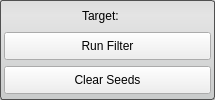
<?xml version="1.0" encoding="UTF-8"?>
<ui version="4.0">
 <class>FillHolesFilterInterface</class>
 <widget class="QWidget" name="FillHolesFilterInterface">
  <property name="geometry">
   <rect>
    <x>0</x>
    <y>0</y>
    <width>215</width>
    <height>100</height>
   </rect>
  </property>
  <property name="sizePolicy">
   <sizepolicy hsizetype="Preferred" vsizetype="Fixed">
    <horstretch>0</horstretch>
    <verstretch>0</verstretch>
   </sizepolicy>
  </property>
  <property name="minimumSize">
   <size>
    <width>0</width>
    <height>100</height>
   </size>
  </property>
  <property name="maximumSize">
   <size>
    <width>16777215</width>
    <height>16777215</height>
   </size>
  </property>
  <property name="windowTitle">
   <string>Fill Holes Filter</string>
  </property>
  <property name="styleSheet">
   <string notr="true">QWidget#FillHolesFilterInterface{
  border-radius: 3px;
  border: 1px solid rgb(80, 80,80);
  background-color: qlineargradient(spread:pad, x1:0.5, y1:0, x2:0.5, y2:0.960227, stop:0 rgba(221, 221, 221, 255), stop:0.155779 rgba(228, 228, 228, 255), stop:1 rgba(202, 204, 204, 255));      
}</string>
  </property>
  <layout class="QVBoxLayout" name="verticalLayout">
   <property name="spacing">
    <number>2</number>
   </property>
   <property name="margin">
    <number>4</number>
   </property>
   <item>
    <layout class="QHBoxLayout" name="activeHLayout" stretch="1">
     <property name="spacing">
      <number>0</number>
     </property>
     <item>
      <widget class="QLabel" name="activeLabel">
       <property name="sizePolicy">
        <sizepolicy hsizetype="Fixed" vsizetype="Preferred">
         <horstretch>0</horstretch>
         <verstretch>0</verstretch>
        </sizepolicy>
       </property>
       <property name="minimumSize">
        <size>
         <width>50</width>
         <height>0</height>
        </size>
       </property>
       <property name="text">
        <string>Target:</string>
       </property>
      </widget>
     </item>
    </layout>
   </item>
   <item>
    <widget class="QWidget" name="widget" native="true">
     <property name="minimumSize">
      <size>
       <width>0</width>
       <height>32</height>
      </size>
     </property>
     <layout class="QHBoxLayout" name="horizontalLayout">
      <property name="spacing">
       <number>0</number>
      </property>
      <property name="margin">
       <number>0</number>
      </property>
      <item>
       <widget class="QPushButton" name="runFilterButton">
        <property name="sizePolicy">
         <sizepolicy hsizetype="Expanding" vsizetype="Fixed">
          <horstretch>0</horstretch>
          <verstretch>0</verstretch>
         </sizepolicy>
        </property>
        <property name="minimumSize">
         <size>
          <width>0</width>
          <height>28</height>
         </size>
        </property>
        <property name="maximumSize">
         <size>
          <width>16777215</width>
          <height>28</height>
         </size>
        </property>
        <property name="text">
         <string>Run Filter</string>
        </property>
       </widget>
      </item>
     </layout>
    </widget>
   </item>
   <item>
    <widget class="QWidget" name="widget_2" native="true">
     <property name="minimumSize">
      <size>
       <width>0</width>
       <height>32</height>
      </size>
     </property>
     <layout class="QHBoxLayout" name="horizontalLayout_2">
      <property name="spacing">
       <number>0</number>
      </property>
      <property name="margin">
       <number>0</number>
      </property>
      <item>
       <widget class="QPushButton" name="clearSeedsButton">
        <property name="sizePolicy">
         <sizepolicy hsizetype="Expanding" vsizetype="Fixed">
          <horstretch>0</horstretch>
          <verstretch>0</verstretch>
         </sizepolicy>
        </property>
        <property name="minimumSize">
         <size>
          <width>0</width>
          <height>28</height>
         </size>
        </property>
        <property name="maximumSize">
         <size>
          <width>16777215</width>
          <height>28</height>
         </size>
        </property>
        <property name="text">
         <string>Clear Seeds</string>
        </property>
       </widget>
      </item>
     </layout>
    </widget>
   </item>
  </layout>
 </widget>
 <resources/>
 <connections/>
</ui>
